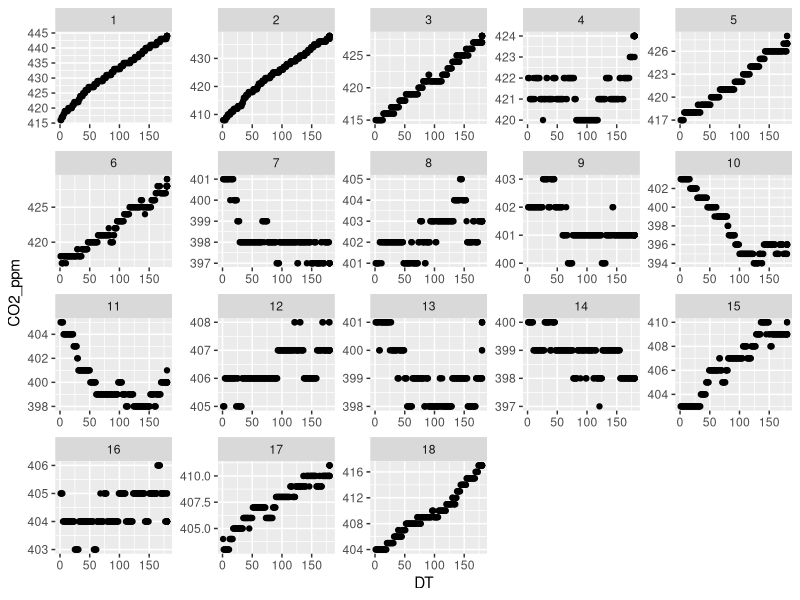
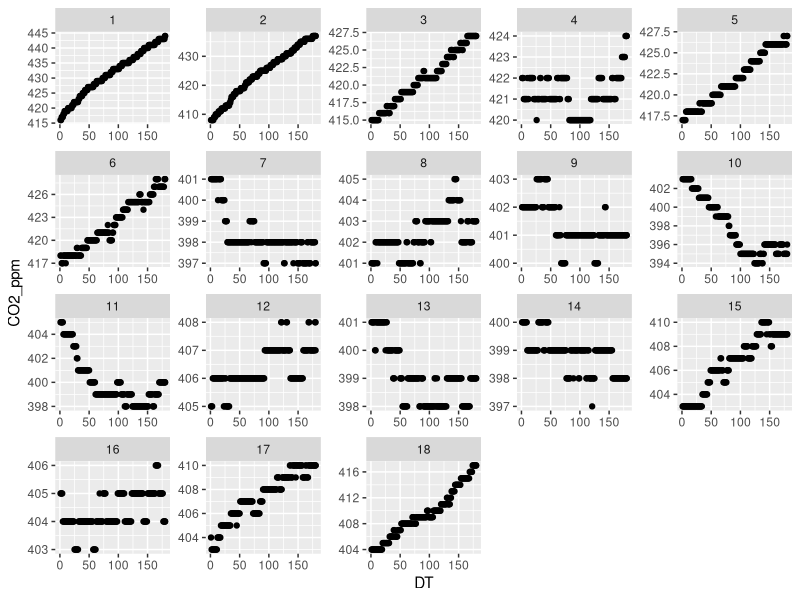

Here is the R script that generated these plots, in order: (Note: this script raises an error after producing the figures.)
library(tidyverse)
#Open IRGA text files
Data_file <- read_table2('./_bookdown_files/IRGA_files/23031010.TXT',col_names = F, skip = 2, comment = 'Start')
Data_file <- read_csv('./_bookdown_files/IRGA_files/23031311.TXT', skip = 2, col_names = FALSE, comment = 'Start')
#Remove rows with "End"
Data_file <- Data_file %>% filter(X1 != "End" | X1 != "Zero")
#Select just rows with M5
Data_file <- Data_file %>% filter(X1 == "M5")
#Select just column with relevant information
#When the files is generated from a SRC process, then parameter 3 (column 20) is DT
Data_file <- Data_file[,c(1:8,20)]
#Change column names
colnames(Data_file) <- c('Device',"Date",'Hour','Plot','Record_number','CO2_ppm','P_mBa','Flow',"DT")
#remove row with NAs
Data_file <- drop_na(Data_file, Plot)
#Give Date format to Date column
Data_file$Date <- as.Date(Data_file$Date, format = "%d/%m/%Y")
#DT is repeated some times 
#I create a new variable with difference between number record (seconds)
Data_file <- Data_file %>% group_by(Plot) %>% mutate(Seconds = Record_number-first(Record_number))
#Remove files with text 'End'
#Data_file <- Data_file[-which(Data_file[,1] == 'End' |Data_file[,1] == 'Zero'),]
#Plot 
library(ggplot2)
ggplot(Data_file, aes(x = DT, y = CO2_ppm))+
  geom_point()+
  facet_wrap(~Plot, scales = 'free')
#Estaría interesante reducir el número de puntos de la siguiente forma:
#Cuando hay varios valores iguales consecutivos, hacer la media del tiempo y usar un solo punto en mitad


#Vemos que el IRGA al final de muchos plots mete un monton de puntos que caen rápidamente
#Vamos a quitar esos artefactos.
#Elimino las filas que vayan más allá de los 180 segundos de medida
Data_file <- Data_file %>% filter(Seconds <= 180)

ggplot(Data_file, aes(x = DT, y = CO2_ppm))+
  geom_point()+
  facet_wrap(~Plot, scales = 'free')
#Ya nos hemos quitado ese problema de en medio
#Ahora mismo voy a hacer un ajuste lineal a lo bestia, sin limpiar
data <- Data_file %>% filter(Plot == 2)
#Una función para obtener la pendiente, la R y el intervalo de confianza
fit_rates <- function(data){
  lm <- lm(CO2_ppm~Seconds, data = data)
  cor <- cor.test(formula = ~Seconds +CO2_ppm, data = data)
  ajustes <- data.frame(R2 = as.numeric(cor$estimate^2), pvalue = cor$p.value, slope = as.numeric(lm$coefficients[2]), Intercept = as.numeric(lm$coefficients[1]), n = nrow(data), Conf_2.5 = confint(lm)[2,1], Conf_97.5 = confint(lm)[2,2])
  return(ajustes)
}
fit_rates(test)
Results <- Data_file %>% group_by(Plot) %>% group_modify(~fit_rates(data=.x))

#Now we can have a look into the plots with the fits
ggplot(Data_file, aes(x = DT, y = CO2_ppm))+
  geom_point()+
  facet_wrap(~Plot, scales = 'free')+
  geom_abline(data = Results, aes(intercept = Intercept, slope = slope), color = "red")+
  geom_text(data = Results, aes(x= 160, y = 430, label = R2))

#I'm going to reduce the number of points
#when a cocnentration remains constante i'm going to use just one point in the middle
reduce_points <- function(data){
  data$rep <- NA
  i <- 1
  for(p in 1:nrow(data)){
    j <- i+1
    if(j <= nrow(data)){
      while (data$CO2_ppm[i] == data$CO2_ppm[j]) {
        data$rep[j-1]<-i
        j <- j+1
        if(is.na(data$CO2_ppm[j]))
          break
      }
      data$rep[j-1]<-i
      i <- j
    }
  }
  result <- data %>% group_by(rep) %>% summarise(across(where(is.numeric), ~mean(.)), across(Hour, ~seconds_to_period(mean(.))), across(Date, ~first(.)))
  return(result)
}
#Now, we apply the function
Reduced_data <- Data_file %>% group_by(Plot) %>% group_modify(~reduce_points(data=.x))

#And calcualte again the rates
Results <- Reduced_data %>% group_by(Plot) %>% group_modify(~fit_rates(data=.x))

ggplot(Reduced_data, aes(x = DT, y = CO2_ppm))+
  geom_point()+
  facet_wrap(~Plot, scales = 'free')+
  geom_abline(data = Results, aes(intercept = Intercept, slope = slope), color = "red")+
  geom_text(data = Results, aes(x= 160, y = 410, label = R2))
